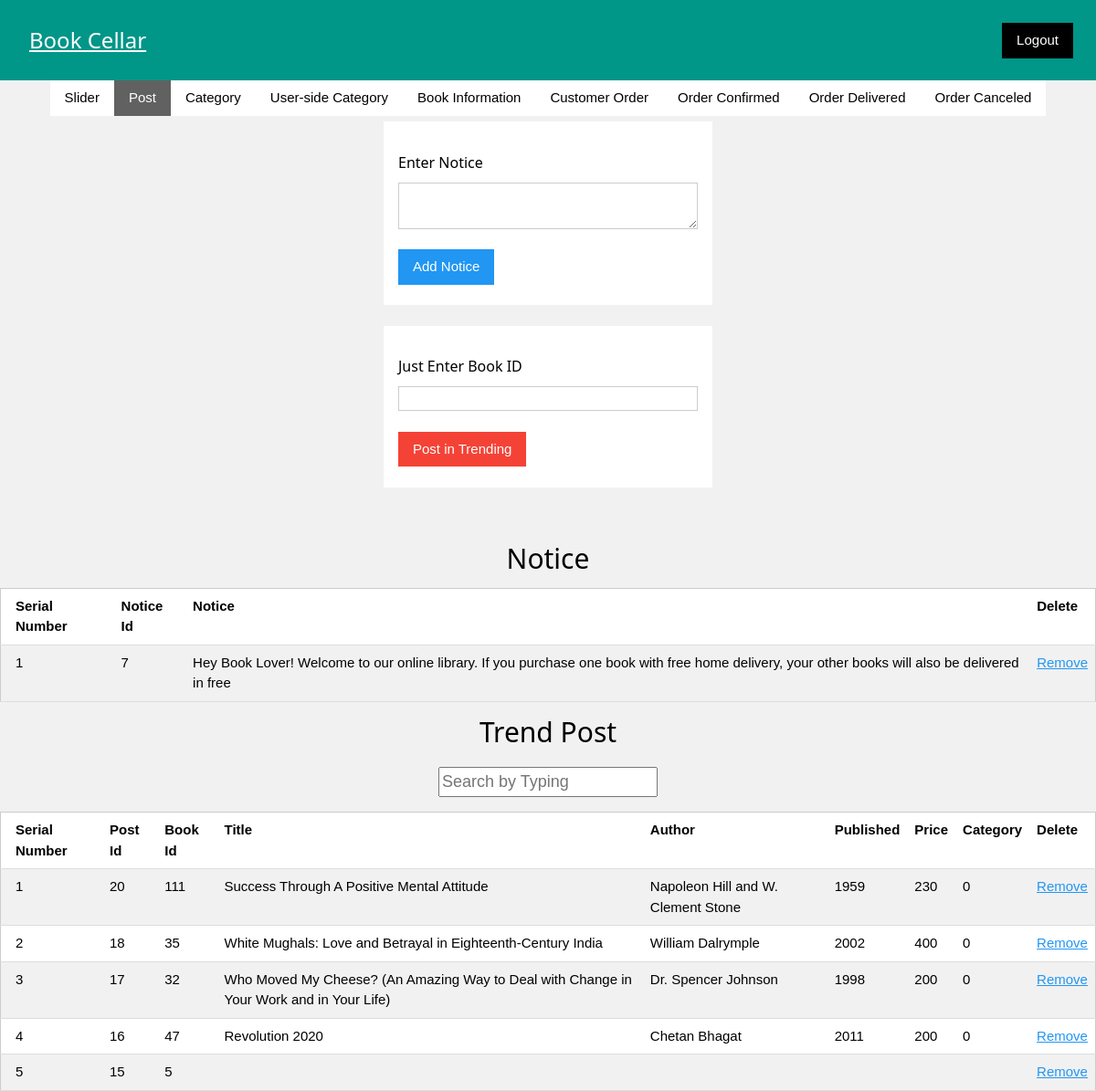
Screenshot of /admin/post.php (signed in) with the database file from the repository.
### tables this page shows
CREATE TABLE `notice` (
  `Notice_id` int(255) NOT NULL,
  `Notice_msg` longtext NOT NULL
);

CREATE TABLE `trending` (
  `Trend_id` int(255) NOT NULL,
  `Book_id` int(255) NOT NULL
);

CREATE TABLE `book_info` (
  `Book_id` int(255) NOT NULL,
  `Book_picture` varchar(255) NOT NULL,
  `Book_title` varchar(255) NOT NULL,
  `Book_author` varchar(255) DEFAULT NULL,
  `Published` varchar(255) DEFAULT NULL,
  `Price` mediumtext NOT NULL,
  `Discount` mediumtext NOT NULL,
  `F_price` int(255) NOT NULL,
  `Category` varchar(255) NOT NULL,
  `Available` varchar(255) NOT NULL,
  `Ordered` int(255) NOT NULL,
  `Company_name` varchar(255) DEFAULT NULL,
  `Delivery_charge` mediumtext DEFAULT NULL,
  `Rating` mediumtext DEFAULT NULL,
  `Keyword` longtext DEFAULT NULL
);

### admin/post.php (the view, shortened to what this page needs)
<?php
include 'header.php';
?>
<!DOCTYPE html>
<html>
<link rel="stylesheet" href="W3.CSS.css">
<link rel="stylesheet" href="https://cdnjs.cloudflare.com/ajax/libs/font-awesome/4.7.0/css/font-awesome.min.css">
<head>
</head>
<body class="w3-sans-serif" style="background-color:#F1F1F1">
<div class="my-h-center w3-white w3-mobile">
<form class=" w3-center" method="post" action="<?php echo $_SERVER['PHP_SELF'];?>" autocomplete="off" enctype="multipart/form-data"><br>
<h6 class="w3-left w3-margin-left">Enter Notice</h6>
<div class="w3-container">
<textarea required name="notice_input" class="w3-block w3-border"></textarea></div>
<br>
<div class="w3-container">
<input type="submit" value="Add Notice" name="notice" class="w3-left w3-button w3-hover-blue w3-blue">
</div><br>
</form>
</div><br>
<div class="my-h-center w3-white w3-mobile">
<form class=" w3-center" method="post" action="<?php echo $_SERVER['PHP_SELF'];?>" autocomplete="off" enctype="multipart/form-data"><br>
<h6 class="w3-left w3-margin-left">Just Enter Book ID</h6>
<div class="w3-container">
<input required type="text" name="id" class="w3-block w3-border"></div>
<br>
<div class="w3-container">
<input type="submit" value="Post in Trending" name="trending" class="w3-left w3-button w3-hover-blue w3-red">
</div><br>
</form>
</div>
<br>
<br>
<div class="w3-center"><h2>Notice</h2></div>
<div class="" style="overflow-x:auto;">
<table class="w3-table-all" id="box2">
<tr>
<th>Serial Number</th>
<th>Notice Id</th>
<th>Notice</th>
<th>Delete</th>
</tr>
<?php
include 'config.php';
$read_query_n="SELECT * FROM notice ORDER BY Notice_id DESC";
$result_n=mysqli_query($connection,$read_query_n);
$s_r=1;
while($row_n=mysqli_fetch_row($result_n)) {
        $not_id=htmlspecialchars($row_n[0]);
        $not=htmlspecialchars($row_n[1]);
?>
<tr class="item2">
<td><?php echo $s_r; ?></td>
<td><?php echo $not_id; ?></td>
<td><?php echo $not; ?></td>
<td><a href="delete_post.php?not_id=<?php echo $not_id; ?>&notice" class="w3-text-blue">Remove</a></td>
</tr>
<?php
$s_r++;
 }
 ?>
 </table>
</div>
<div class="w3-center"><h2>Trend Post</h2></div>
<div class="w3-panel w3-center">
<input type="text" class=" w3-large" placeholder="Search by Typing" oninput="w3.filterHTML('#box2','.item2',this.value)">
</div>
<div class="" style="overflow-x:auto;">
<table class="w3-table-all" id="box2">
<tr>
<th>Serial Number</th>
<th>Post Id</th>
<th>Book Id</th>
<th>Title</th>
<th>Author</th>
<th>Published</th>
<th>Price</th>
<th>Category</th>
<th>Delete</th>
</tr>
<?php
include 'config.php';
$read_query2="SELECT * FROM trending LEFT JOIN Book_info ON trending.Book_id=Book_info.Book_id LEFT JOIN category ON Book_info.Category=category.Category_id
             ORDER BY trending.Trend_id DESC";
$result2=mysqli_query($connection,$read_query2);
$s_r=1;
while($row2=mysqli_fetch_row($result2)) {
        $post_id=htmlspecialchars($row2[0]);
        $book_id=htmlspecialchars($row2[1]);
        $title=htmlspecialchars($row2[4]);
        $author=htmlspecialchars($row2[5]);
        $published=htmlspecialchars($row2[6]);
        $price=htmlspecialchars($row2[7]);
        $category_name=htmlspecialchars($row2[12]);
?>
<tr class="item2">
<td><?php echo $s_r; ?></td>
<td><?php echo $post_id; ?></td>
<td><?php echo $book_id; ?></td>
<td><?php echo $title; ?></td>
<td><?php echo $author; ?></td>
<td><?php echo $published; ?></td>
<td><?php echo $price; ?></td>
<td><?php echo $category_name; ?></td>
<td><a href="delete_post.php?post_id=<?php echo $post_id; ?>&trend" class="w3-text-blue">Remove</a></td>
</tr>
<?php
$s_r++;
 }
 ?>
 </table>
</div>
</body>
</html>

### admin/W3.CSS.css (style rules this page uses)
html { box-sizing:border-box }
*,*:before,*:after { box-sizing:inherit }
html { -ms-text-size-adjust:100%;-webkit-text-size-adjust:100% }
body { margin:0 }
a { background-color:transparent }
button,input,select,textarea,optgroup { font:inherit;margin:0 }
button,input { overflow:visible }
button,[type=button],[type=reset],[type=submit] { -webkit-appearance:button }
textarea { overflow:auto }
html,body { font-family:Verdana,sans-serif;font-size:15px;line-height:1.5 }
html { overflow-x:hidden }
h2 { font-size:30px }
h6 { font-size:16px }
h1,h2,h3,h4,h5,h6 { font-family:"Segoe UI",Arial,sans-serif;font-weight:400;margin:10px 0 }
a { color:inherit }
.w3-table,.w3-table-all { border-collapse:collapse;border-spacing:0;width:100%;display:table }
.w3-table-all { border:1px solid #ccc }
.w3-bordered tr,.w3-table-all tr { border-bottom:1px solid #ddd }
.w3-table-all tr:nth-child(odd) { background-color:#fff }
.w3-table-all tr:nth-child(even) { background-color:#f1f1f1 }
.w3-table td,.w3-table th,.w3-table-all td,.w3-table-all th { padding:8px 8px;display:table-cell;text-align:left;vertical-align:top }
.w3-table th:first-child,.w3-table td:first-child,.w3-table-all th:first-child,.w3-table-all td:first-child { padding-left:16px }
.w3-btn,.w3-button { border:none;display:inline-block;padding:8px 16px;vertical-align:middle;overflow:hidden;text-decoration:none;color:inherit;background-color:inherit;text-align:center;cursor:pointer;white-space:nowrap }
.w3-btn,.w3-button { -webkit-touch-callout:none;-webkit-user-select:none;-khtml-user-select:none;-moz-user-select:none;-ms-user-select:none;user-select:none }
.w3-block { display:block;width:100% }
.w3-container:after,.w3-container:before,.w3-panel:after,.w3-panel:before,.w3-row:after,.w3-row:before,.w3-row-padding:after,.w3-row-padding:before, .w3-cell-row:before,.w3-cell-row:after,.w3-clear:after,.w3-clear:before,.w3-bar:before,.w3-bar:after { content:"";display:table;clear:both }
.w3-container,.w3-panel { padding:0.01em 16px }
.w3-panel { margin-top:16px;margin-bottom:16px }
.w3-large { font-size:18px!important }
.w3-center { text-align:center!important }
.w3-border { border:1px solid #ccc!important }
.w3-margin-left { margin-left:16px!important }
.w3-left { float:left!important }
.w3-blue,.w3-hover-blue:hover { color:#fff!important;background-color:#2196F3!important }
.w3-red,.w3-hover-red:hover { color:#fff!important;background-color:#f44336!important }
.w3-white,.w3-hover-white:hover { color:#000!important;background-color:#fff!important }
.w3-text-blue,.w3-hover-text-blue:hover { color:#2196F3!important }

### admin/post.php (style rules this page uses)
.my-h-center { display: block; margin-left:auto;margin-right:auto;width:30% }

### rows the page displays
notice: Notice_id "7", Notice_msg "Hey Book Lover! Welcome to our online library. If you purchase one book with free home delivery, your other books will also be delivered in free"
trending: Trend_id "20", Book "111", Book.Book_title "Success Through A Positive Mental Attitude", Book.Book_author "Napoleon Hill and W. Clement Stone", Book.Published "1959", Book.Price "230", Book.Ordered "0"
trending: Trend_id "18", Book "35", Book.Book_title "White Mughals: Love and Betrayal in Eighteenth-Century India", Book.Book_author "William Dalrymple", Book.Published "2002", Book.Price "400", Book.Ordered "0"
trending: Trend_id "17", Book "32", Book.Book_title "Who Moved My Cheese? (An Amazing Way to Deal with Change in Your Work and in Your Life)", Book.Book_author "Dr. Spencer Johnson", Book.Published "1998", Book.Price "200", Book.Ordered "0"
trending: Trend_id "16", Book "47", Book.Book_title "Revolution 2020", Book.Book_author "Chetan Bhagat", Book.Published "2011", Book.Price "200", Book.Ordered "0"
trending: Trend_id "15", Book "5"
